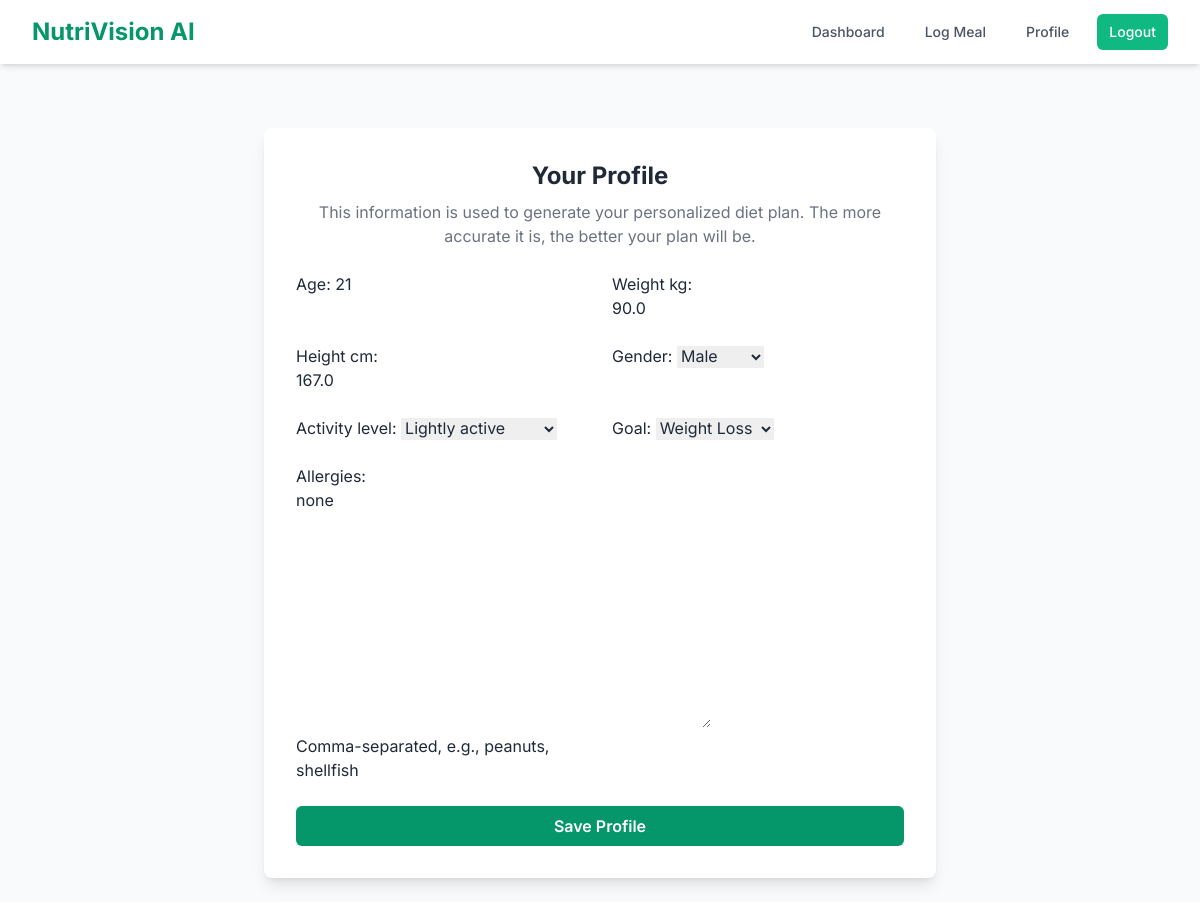
Screenshot of /profile/ (signed in) with the database file from the repository.
### food_analyzer/models.py (models this page shows, shortened)
class UserProfile(models.Model):
    user = models.OneToOneField(User, on_delete=models.CASCADE)
    age = models.PositiveIntegerField(null=True, blank=True)
    weight_kg = models.FloatField(null=True, blank=True)
    height_cm = models.FloatField(null=True, blank=True)
    GENDER_CHOICES = [('M', 'Male'), ('F', 'Female')]
    gender = models.CharField(max_length=1, choices=GENDER_CHOICES, null=True, blank=True)
    ACTIVITY_LEVEL_CHOICES = [
        (1.2, 'Sedentary'),
        (1.375, 'Lightly active'),
        (1.55, 'Moderately active'),
        (1.725, 'Very active'),
        (1.9, 'Super active'),
    ]
    activity_level = models.FloatField(choices=ACTIVITY_LEVEL_CHOICES, null=True, blank=True)
    GOAL_CHOICES = [('lose', 'Weight Loss'), ('maintain', 'Maintenance'), ('gain', 'Muscle Gain')]
    goal = models.CharField(max_length=10, choices=GOAL_CHOICES, null=True, blank=True)
    allergies = models.TextField(blank=True, help_text="Comma-separated, e.g., peanuts, shellfish")

### food_analyzer/views.py (the view)
# urls.py: path('profile/', views.profile_view, name='profile'),
@login_required
def profile_view(request):
    profile, created = UserProfile.objects.get_or_create(user=request.user)
    if request.method == 'POST':
        form = UserProfileForm(request.POST, instance=profile)
        if form.is_valid():
            form.save()
            return redirect('dashboard')
    else:
        form = UserProfileForm(instance=profile)
    return render(request, 'food_analyzer/profile.html', {'form': form})

### food_analyzer/forms.py
class UserProfileForm(forms.ModelForm):
    class Meta:
        model = UserProfile
        exclude = ['user']

### food_analyzer/templates/food_analyzer/profile.html (shortened to what this page needs)
{% extends 'food_analyzer/base.html' %}
{% block content %}
<div class="max-w-2xl mx-auto mt-10">
    <div class="bg-white p-8 rounded-lg shadow-lg">
        <h2 class="text-2xl font-bold text-center text-gray-800 mb-2">Your Profile</h2>
        <p class="text-center text-gray-500 mb-6">This information is used to generate your personalized diet plan. The more accurate it is, the better your plan will be.</p>
        <form method="post">
            <div class="grid grid-cols-1 md:grid-cols-2 gap-6">
                {{ form.as_p }}
            </div>
            <button type="submit" class="w-full mt-6 bg-emerald-600 text-white py-2 rounded-md hover:bg-emerald-700 font-semibold">Save Profile</button>
        </form>
    </div>
</div>
{% endblock %}

### food_analyzer/templates/food_analyzer/base.html (style rules this page uses)
body { font-family: 'Inter', sans-serif; }

### rows the page displays
UserProfile: age "21", weight_kg "90.0", height_cm "167.0", gender "Male", activity_level "Lightly active", goal "Weight Loss", allergies "none"
